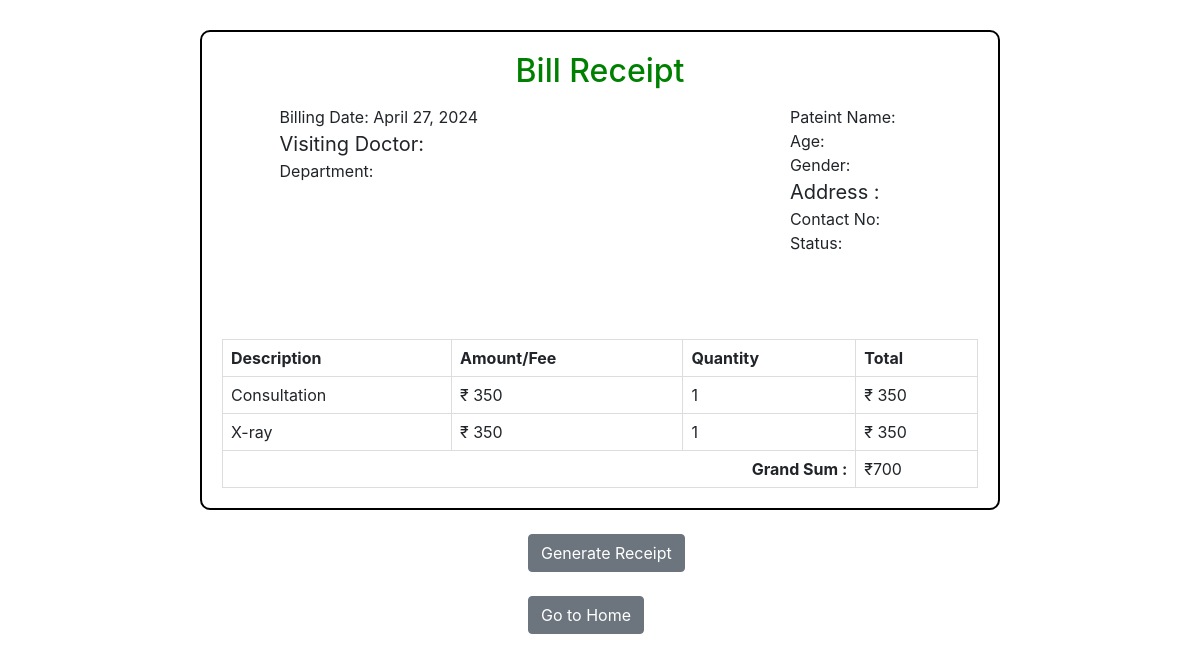
Page /generatereceipt/2 on the committed database.
### hospital/models.py (models this page shows, shortened)
class invoice(models.Model):
    app=models.ForeignKey(Appointment, on_delete=models.CASCADE)
    treating_doctor=models.CharField(max_length=255)
    patient_name=models.CharField(max_length=255)
    department=models.CharField(max_length=255)
    amount=models.PositiveIntegerField()
    qty=models.PositiveIntegerField()
    services=models.TextField()
    admit_date=models.DateField(blank=True,null=True)
    discharge_date=models.DateField(blank=True,null=True)
    address=models.CharField(max_length=250)
    mobile=models.IntegerField()
    age=models.IntegerField()
    gender=models.CharField(max_length=50)
    status=models.CharField(max_length=150)
    bill_date=models.DateTimeField(auto_now=False, auto_now_add=True)
    total_amount=models.PositiveIntegerField()
    remarks=models.TextField(null=True,blank=True)

### hospital/views.py (the view)
# urls.py: path('generatereceipt/<int:id>',views.generateinvoice,name='generatereceipt'),
def generateinvoice(request,id):
    total_sum=0
    queryset=""
    inv=""
    bill_date=date.today()
    if request.method=='GET':
        app=Appointment.objects.get(id=id)
        if app!=None:
            queryset = invoice.objects.filter(app=app)
            inv=invoice.objects.filter(app=app)[:1]
            total_sum = sum(receipt.total_amount for receipt in queryset)
    context={'items':queryset,'grand_total':total_sum,'invoice':inv,'billing_date':bill_date}
    return render(request,'generate_invoice.html',context)

### templates/generate_invoice.html (shortened to what this page needs)
<html lang="en">
<head>
    <link href="https://cdn.jsdelivr.net/npm/bootstrap@4.5.2/dist/css/bootstrap.min.css" rel="stylesheet">
</head>
<body>
<div id="mn" class="container receipt-container col-8">
   <center> <h2> Bill Receipt </h2></center>
    <div class="row" >
        <div class="col-xl-10 flex" id="date">
            <br><br>
            <br><br>
            <ul class="list-unstyled company align-left">
                <li>Billing Date: {{billing_date}}</li>
                <li style="font-size: 20px; ">Visiting Doctor: {{invoice.treating_doctor}}</li>
                <li>Department: {{invoice.department}}</li>
            </ul>
            <ul class="list-unstyled company float-end align-right">
                <li>Pateint Name: {{invoice.patient}}</li>
                <li>Age: {{invoice.age}}</li>
                <li>Gender: {{invoice.gender}}</li>
                <li style="font-size: 20px; ">Address :{{invoice.address}}</li>
                <li>Contact No: {{invoice.mobile}}</li>
                <li>Status: {{invoice.status}}</li>
            </ul>
        </div>
    </div>
    <br><br>
    <table class="receipt-table">
        <thead>
            <tr>
                <th>Description</th>
                <th>Amount/Fee</th>
                <th>Quantity</th>
                <th>Total</th>
            </tr>
        </thead>
        <tbody>
            {% for item in items %}
            <tr>
              <td>{{item.services}}</td>
              <td> ₹ {{item.amount}}</td>
              <td>{{item.qty}}</td>
              <td> ₹ {{item.total_amount}}</td>
            </tr>
            {% endfor %}
            <tr>
                <th colspan="3" class="text-right">Grand Sum :</th>
                <td>₹{{ grand_total }}</td>
            </tr>
        </tbody>
    </table>
</div>
<button onclick="myfun('mn')" type="button" class="btn btn-secondary btn1 ">Generate Receipt</button>
<a href="{% url 'dashboard' %}" class="btn btn-secondary btn1 ">Go to Home</a>
</body>
</html>

### templates/generate_invoice.html (style rules this page uses)
.company { margin-left: -10%; margin-top: 1%; }
.flex { display:flex; flex-wrap: nowrap; }
.align-left { flex-basis:60%; text-align:left; }
.align-right { flex-basis:30%; margin-left:25%; }
.receipt-container { padding: 20px; border: 2px solid #000; border-radius: 10px; background-color: #fff; margin-top: 30px; }
.receipt-table { width: 100%; margin-top: 20px; border-collapse: collapse; }
.receipt-table th, .receipt-table td { border: 1px solid #ddd; padding: 8px; text-align: left; }
.btn { margin-left: 44%; margin-top: 2%; }
h2 { color: green; }
#date { margin-left: 120px; }

### rows in the picture
invoice: services "Consultation", amount "350", qty "1", total_amount "350"
invoice: services "X-ray", amount "350", qty "1", total_amount "350"

### other values in the picture
{{ grand_total }} "700"
